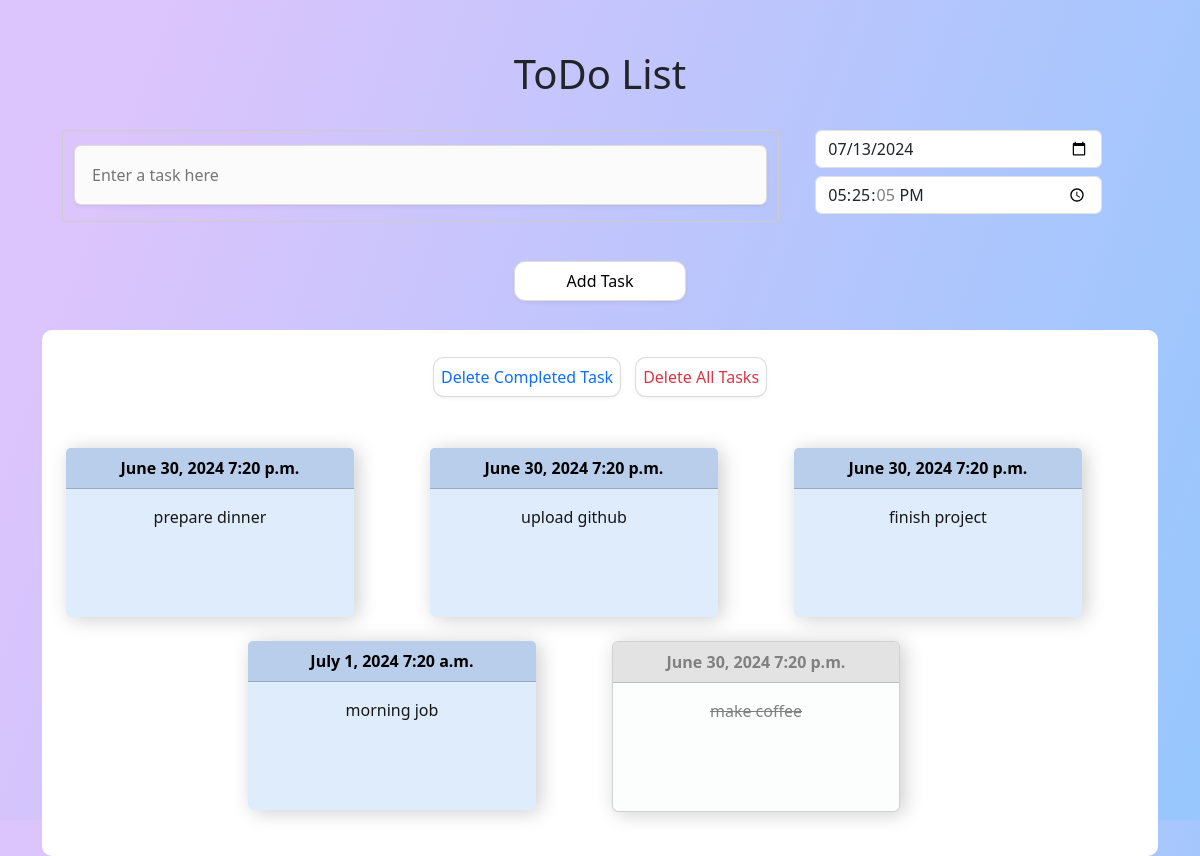
Before: / with the older database file.
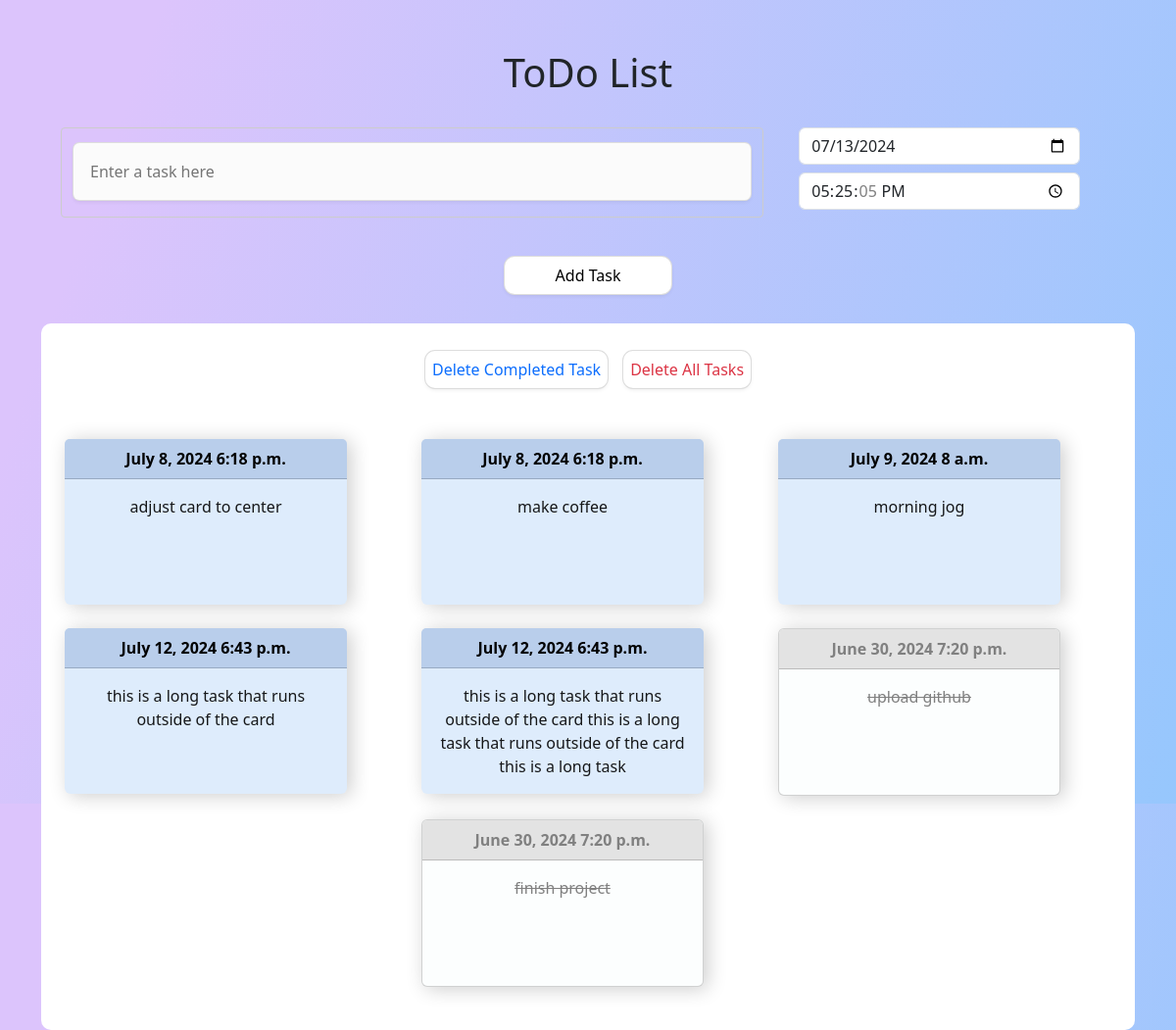
After: the same page with the newer database file.
### lists/models.py (models this page shows, shortened)
class Todolistmdl (models.Model):
    text = models.CharField(max_length=200)
    date = models.DateField(null=True, blank=True)
    time = models.TimeField(null=True, blank=True)
    completed=models.BooleanField(default=False)

### lists/views.py (the view)
# urls.py: path('', views.index, name='index'),
def index(request):
    todo_items = Todolistmdl.objects.order_by('completed', 'date', 'time')
    form = TodolistForm()
    show_modal = request.session.pop('show_modal', False)  # Retrieve and clear show_modal flag
    context = {
        'todo_items': todo_items,
        'form': form,
        'show_modal': show_modal  # Pass show_modal to template
    }
    return render(request, 'lists/index.html', context)

### lists/forms.py
class TodolistForm(forms.Form):
    text=forms.CharField(max_length=120,
                         widget=forms.TextInput(attrs={'class':'inputstyle','type':'text', 'rows': 3, 'placeholder':'Enter a task here'}))
    date=forms.DateField(initial=datetime.now().date, widget=forms.DateInput(attrs={'class':'form-control', 'type':'date'}))
    time=forms.TimeField(initial=datetime.now().time, widget=forms.TimeInput(attrs={'class':'form-control', 'type':'time'}))

### lists/templates/lists/index.html (shortened to what this page needs)
{% load static %}
<!DOCTYPE html>
<html lang="en">
  <head>
    <link rel="stylesheet" href="{% static 'lists/style.css' %}" />
    <link
      rel="stylesheet"
      href="{% static 'lists/bs/css/bootstrap.min.css' %}"
    />
  </head>
  <body>
    <div class="box container-sm text-center">
      <div class="container" style="background: none;">
        <div class="todoheading">
          <h1>ToDo List</h1>
          <br />
          <form
            action="{% url 'add' %}"
            method="POST"
            role="form"
            class="col"
          >
            <div class="row justify-content-center">
              <div class="col-12 col-md-8 entertask mb-3">{{form.text}}</div>
              <div class="col-12 col-lg-4 datetime d-flex justify-content-center flex-column">
                  <div class="col-12 px-4 mb-2">{{ form.date }}</div>
                  <div class="col-12 px-4">{{ form.time }}</div>
                <br />
              </div>
            </div>
<br />
            <div class="col-12 text-center">
              <button class="addbtn">Add Task</button>
            </div>
          </form>
        </div>
    </div>
      <div class="container container-fluid">
        <div class="deletetask">
          <div class="row justify-content-center" style="padding: 10px;">
            <div class="col-auto p-2">
              <form action="{% url 'delete_completed' %}" method="POST" class="col col-3">
                <button type="submit" class="deletebtn delete1 text-primary">Delete Completed Task</button>
              </form>
            </div>
            <div class="col-auto p-2">
              <form action="{% url 'show_delete_all_modal' %}" method="POST" class="col col-2">
                  <button type="submit"
                  class="deletebtn deleteall text-danger"
                  data-toggle="modal"
                  data-target="#confirmDeleteModal">Delete All Tasks</button>
              </form>
            </div>
          </div>
        </div>
        <br />
        <div class="container" style="">
          <div class="row justify-content-center card-container-outer">
            {% for i in todo_items %}
            <div class="col-lg-4 col-md-6 col-sm-12 card-container">
              <div
                class="card mb-4"
                style="max-width: 18rem; background: {% if i.completed %}#fcfefe{% else %}#deecfc{% endif %}; border: {% if i.completed %}{% else %}none{% endif %}; color: {% if i.completed %}gray{% else %}black{% endif %};"
              >
                <div
                  class="card-header"
                  style="font-weight: bold; background: {% if i.completed %}#e3e3e3{% else %}#b9ceeb{% endif %};"
                >
                  <span>{{ i.date }}</span>
                  <span>{{ i.time }}</span>
                </div>
                <div class="card-body" style="height: 8rem;">
                  {% if i.completed %}
                  <a class="card-title completedtask">{{i.text}}</a>
                  {% else %}
                  <a href="{% url 'completed' i.id %}" title="Click to Delete Task" style="text-decoration:none">
                    <div class="card-content taskstyle">{{i.text}}</div>
                  </a>
                  {% endif %}
                </div>
              </div>
            </div>
            {% endfor %}
        </div>
      </div>
    </div>
    </div>
  </body>
</html>

### lists/static/lists/style.css (style rules this page uses)
body { background: linear-gradient(109.6deg, rgb(220, 196, 252) 11.2%, rgb(150, 199, 253) 100.2%); height: 100vh; min-width: 300px; }
.box { margin-top: 20px; }
.todoheading { width: 100%; padding: 20px; }
.container { background-color: white; padding: 10px; border-radius: 10px; }
input[type="text"] { padding: 15px; border-radius: 6px; background: #fbfbfb; border: 2px solid transparent; box-shadow: 0 0 0 1px #dddddd, 0 2px 4px 0 rgb(0 0 0 / 7%), 0 1px 1.5px 0 rgb(0 0 0 / 5%); width: 100%; }
.entertask { padding: 15px; font-size: 16px; border-radius: 4px; border: 1px solid #ccc; margin-bottom: 10px; }
.addbtn { border: 2px solid white; font-weight: 400; border-radius: 10px; padding: 5px 50px; background-color: white; box-shadow: 0 0 0 1px #dddddd, 0 2px 4px 0 rgb(0 0 0 / 7%), 0 1px 1.5px 0 rgb(0 0 0 / 5%); }
.deletetask { white-space: nowrap; min-width: auto; }
.deletebtn { border: 2px solid white; font-weight: 500; font-size: medium; border-radius: 10px; padding: 5px; background-color: white; box-shadow: 0 0 0 1px #dddddd, 0 2px 4px 0 rgb(0 0 0 / 7%), 0 1px 1.5px 0 rgb(0 0 0 / 5%); }
.card { box-shadow: 4px 2px 20px rgba(0, 0, 0, 0.2); }
.taskstyle { color: black; opacity: 0.9; }
.completedtask { text-decoration: line-through; color: #9ba6a5; font-weight: 400; }

Changed rows visible on the page:
removed Todolistmdl: date "June 30, 2024", time "7:20 p.m.", text "prepare dinner"
removed Todolistmdl: date "July 1, 2024", time "7:20 a.m.", text "morning job"
removed Todolistmdl: date "June 30, 2024", time "7:20 p.m.", text "make coffee", completed True (drawn)
added Todolistmdl: date "July 8, 2024", time "6:18 p.m.", text "adjust card to center"
added Todolistmdl: date "July 8, 2024", time "6:18 p.m.", text "make coffee"
added Todolistmdl: date "July 9, 2024", time "8 a.m.", text "morning jog"
added Todolistmdl: date "July 12, 2024", time "6:43 p.m.", text "this is a long task that runs outside of the card"
added Todolistmdl: date "July 12, 2024", time "6:43 p.m.", text "this is a long task that runs outside of the card this is a long task that runs outside of the card this is a long task"
changed Todolistmdl "upload github": completed False → True (drawn)
changed Todolistmdl "finish project": completed False → True (drawn)
